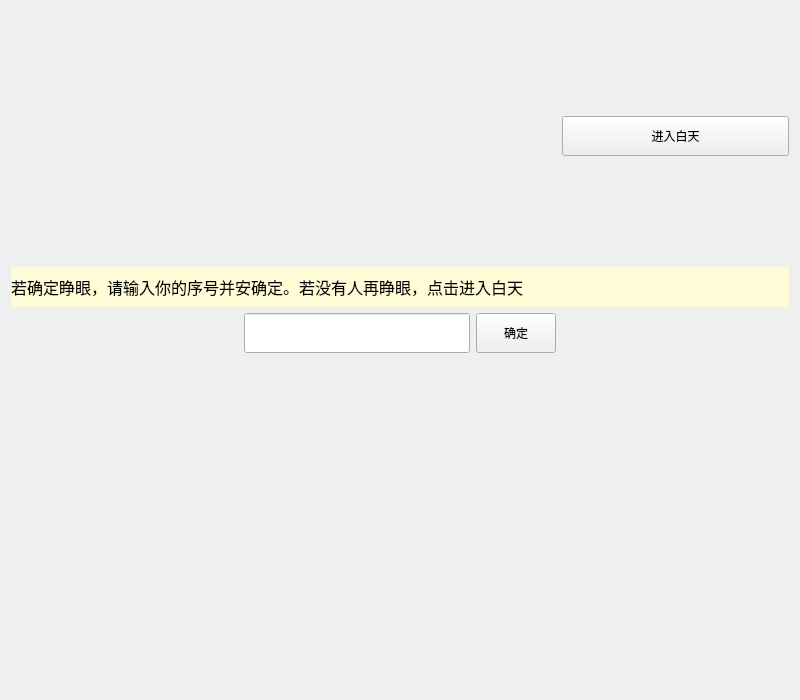
<?xml version="1.0" encoding="UTF-8"?>
<ui version="4.0">
 <class>night</class>
 <widget class="QWidget" name="night">
  <property name="geometry">
   <rect>
    <x>0</x>
    <y>0</y>
    <width>800</width>
    <height>700</height>
   </rect>
  </property>
  <property name="windowTitle">
   <string>Form</string>
  </property>
  <layout class="QGridLayout" name="gridLayout">
   <item row="0" column="0" colspan="3">
    <widget class="QLabel" name="label">
     <property name="minimumSize">
      <size>
       <width>0</width>
       <height>250</height>
      </size>
     </property>
     <property name="text">
      <string/>
     </property>
    </widget>
   </item>
   <item row="0" column="3">
    <widget class="QPushButton" name="pushButton_2">
     <property name="minimumSize">
      <size>
       <width>0</width>
       <height>40</height>
      </size>
     </property>
     <property name="text">
      <string>进入白天</string>
     </property>
    </widget>
   </item>
   <item row="1" column="0" colspan="4">
    <widget class="QLabel" name="label_2">
     <property name="minimumSize">
      <size>
       <width>0</width>
       <height>40</height>
      </size>
     </property>
     <property name="styleSheet">
      <string notr="true">background-color: rgb(255, 252, 215);
font: 18pt &quot;Arial Rounded MT Bold&quot;;</string>
     </property>
     <property name="text">
      <string>&lt;html&gt;&lt;head/&gt;&lt;body&gt;&lt;p&gt;&lt;span style=&quot; font-size:12pt;&quot;&gt;若确定睁眼，请输入你的序号并安确定。若没有人再睁眼，点击进入白天&lt;/span&gt;&lt;/p&gt;&lt;/body&gt;&lt;/html&gt;</string>
     </property>
    </widget>
   </item>
   <item row="2" column="0">
    <spacer name="horizontalSpacer_2">
     <property name="orientation">
      <enum>Qt::Horizontal</enum>
     </property>
     <property name="sizeHint" stdset="0">
      <size>
       <width>218</width>
       <height>20</height>
      </size>
     </property>
    </spacer>
   </item>
   <item row="2" column="1">
    <widget class="QLineEdit" name="lineEdit">
     <property name="minimumSize">
      <size>
       <width>0</width>
       <height>40</height>
      </size>
     </property>
    </widget>
   </item>
   <item row="2" column="2">
    <widget class="QPushButton" name="pushButton">
     <property name="minimumSize">
      <size>
       <width>0</width>
       <height>40</height>
      </size>
     </property>
     <property name="text">
      <string>确定</string>
     </property>
    </widget>
   </item>
   <item row="2" column="3">
    <spacer name="horizontalSpacer">
     <property name="orientation">
      <enum>Qt::Horizontal</enum>
     </property>
     <property name="sizeHint" stdset="0">
      <size>
       <width>218</width>
       <height>20</height>
      </size>
     </property>
    </spacer>
   </item>
   <item row="3" column="1">
    <spacer name="verticalSpacer">
     <property name="orientation">
      <enum>Qt::Vertical</enum>
     </property>
     <property name="sizeHint" stdset="0">
      <size>
       <width>20</width>
       <height>324</height>
      </size>
     </property>
    </spacer>
   </item>
  </layout>
 </widget>
 <resources/>
 <connections/>
</ui>
